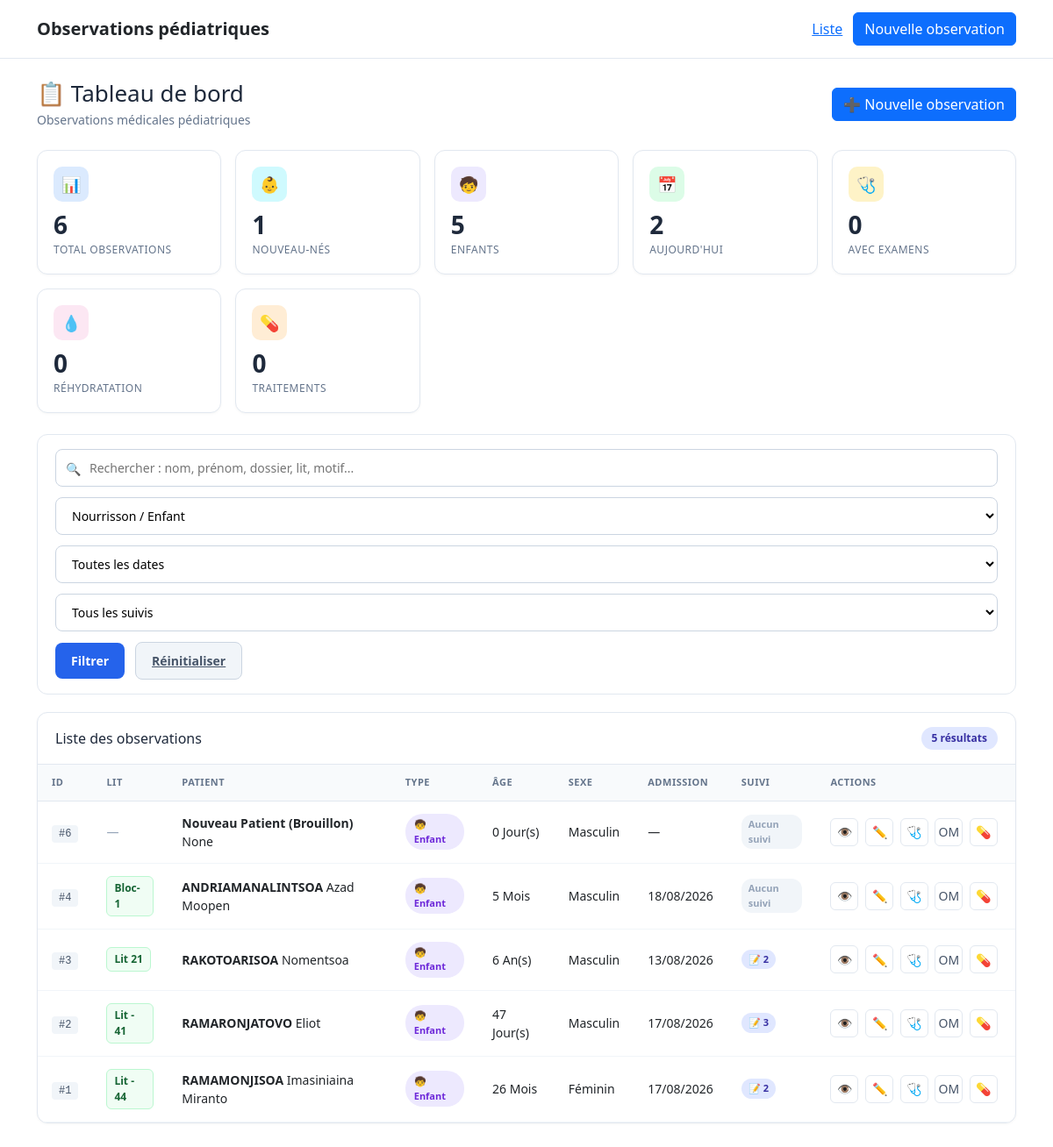
The app's page /?type=ENFANT with its own data.
### patient/models.py (models this page shows, shortened)
class ObservationMedicale(models.Model):
    type_observation = models.CharField(
        max_length=10,
        choices=C.TYPE_OBSERVATION_CHOICES,
        verbose_name="Type d'observation",
    )
    nom = models.CharField(
        max_length=255,
        verbose_name="Nom",
    )
    prenoms = models.CharField(
        max_length=255, blank=True, null=True,
        verbose_name="Prénom(s)",
    )
    sexe = models.CharField(
        max_length=1,
        choices=C.SEXE_CHOICES,
        verbose_name="Sexe",
    )
    age_valeur = models.PositiveIntegerField(
        verbose_name="Âge",
    )
    age_unite = models.CharField(
        max_length=10,
        choices=C.AGE_UNITE_CHOICES,
        verbose_name="Unité d'âge",
    )
    date_naissance = models.DateField(
        null=True,
        blank=True,
        verbose_name="Date de naissance",
    )
    adresse = models.TextField(
        null=True,
        blank=True,
        verbose_name="Adresse",
    )
    telephone = models.CharField(
        max_length=50,
        null=True,
        blank=True,
        verbose_name="Contact",
    )
    lit = models.CharField(
        max_length=30,
        null=True,
        blank=True,
        verbose_name="Lit n°",
    )
    date_admission = models.DateField(
        null=True,
        blank=True,
        verbose_name="Date d'entrée / admission",
    )
    motif_admission = models.TextField(
        null=True,
        blank=True,
        verbose_name="Motif d'entrée / admission",
    )
    diagnostic_retenu = models.TextField(
        null=True,
        blank=True,
        verbose_name="Diagnostic retenu",
    )
    created_at = models.DateTimeField(auto_now_add=True)
    updated_at = models.DateTimeField(auto_now=True)
    class Meta:
        verbose_name = "Observation médicale"
        verbose_name_plural = "Observations médicales"
        ordering = ["-created_at"]
    @property
    def age_display(self):
        return f"{self.age_valeur} {self.get_age_unite_display()}"

### patient/views.py (the view, shortened to what this page needs)
@require_GET
def observation_list(request):
    today = timezone.now().date()
    q = request.GET.get("q", "").strip()
    observation_type = request.GET.get("type", "").strip()
    filtre_date = request.GET.get("date_filter", "").strip()
    statut_suivi = request.GET.get("suivi", "").strip()
    observations = ObservationMedicale.objects.all().order_by("-created_at")
    stats = {
        "total": ObservationMedicale.objects.count(),
        "total_nn": ObservationMedicale.objects.filter(type_observation="NN").count(),
        "total_enfant": ObservationMedicale.objects.filter(type_observation="ENFANT").count(),
        "total_jour": ObservationMedicale.objects.filter(created_at__date=today).count(),
        "avec_examens": ObservationMedicale.objects.filter(
            examens_physiques__isnull=False
        ).distinct().count(),
        "avec_rehydratation": ObservationMedicale.objects.filter(
            fiches_rehydratation__isnull=False
        ).distinct().count(),
        "avec_traitements": ObservationMedicale.objects.filter(
            traitements_ajustes__isnull=False
        ).distinct().count(),
    }
    if observation_type:
        observations = observations.filter(type_observation=observation_type)
    if filtre_date == "today":
        observations = observations.filter(created_at__date=today)
    elif filtre_date == "week":
        week_ago = today - timezone.timedelta(days=7)
        observations = observations.filter(created_at__date__gte=week_ago)
    elif filtre_date == "month":
        month_ago = today - timezone.timedelta(days=30)
        observations = observations.filter(created_at__date__gte=month_ago)
    if statut_suivi == "avec_examens":
        observations = observations.filter(examens_physiques__isnull=False).distinct()
    elif statut_suivi == "avec_rehydratation":
        observations = observations.filter(fiches_rehydratation__isnull=False).distinct()
    elif statut_suivi == "avec_traitements":
        observations = observations.filter(traitements_ajustes__isnull=False).distinct()
    elif statut_suivi == "sans_suivi":
        observations = observations.filter(
            Q(examens_physiques__isnull=True)
            & Q(fiches_rehydratation__isnull=True)
            & Q(traitements_ajustes__isnull=True)
        ).distinct()
    observations = observations.annotate(
        nb_examens=Count("examens_physiques", distinct=True),
        nb_rehydratation=Count("fiches_rehydratation", distinct=True),
        nb_traitements=Count("traitements_ajustes", distinct=True),
        nb_episodes=Count("episodes_histoire_maladie", distinct=True),
    )
    context = {
        "observations": observations,
        "stats": stats,
        "q": q,
        "observation_type": observation_type,
        "filtre_date": filtre_date,
        "statut_suivi": statut_suivi,
        "type_choices": C.TYPE_OBSERVATION_CHOICES,
    }
    return render(request, "patient/observation_list.html", context)

### patient/templates/patient/observation_list.html (shortened to what this page needs)
{% extends "patient/base.html" %}
{% load static %}
{% block content %}
<div class="dashboard-header">
    <div>
        <h1>📋 Tableau de bord</h1>
        <div class="subtitle">Observations médicales pédiatriques</div>
    </div>
    <a href="{% url 'patient:observation_create' %}" class="btn btn-primary">
        ➕ Nouvelle observation
    </a>
</div>
<div class="kpi-grid">
    <a href="{% url 'patient:observation_list' %}" class="kpi-card kpi-blue">
        <div class="kpi-icon">📊</div>
        <div class="kpi-value">{{ stats.total }}</div>
        <div class="kpi-label">Total observations</div>
    </a>
    <a href="{% url 'patient:observation_list' %}?type=NN" class="kpi-card kpi-cyan">
        <div class="kpi-icon">👶</div>
        <div class="kpi-value">{{ stats.total_nn }}</div>
        <div class="kpi-label">Nouveau-nés</div>
    </a>
    <a href="{% url 'patient:observation_list' %}?type=ENFANT" class="kpi-card kpi-purple">
        <div class="kpi-icon">🧒</div>
        <div class="kpi-value">{{ stats.total_enfant }}</div>
        <div class="kpi-label">Enfants</div>
    </a>
    <a href="{% url 'patient:observation_list' %}?date_filter=today" class="kpi-card kpi-green">
        <div class="kpi-icon">📅</div>
        <div class="kpi-value">{{ stats.total_jour }}</div>
        <div class="kpi-label">Aujourd'hui</div>
    </a>
    <a href="{% url 'patient:observation_list' %}?suivi=avec_examens" class="kpi-card kpi-amber">
        <div class="kpi-icon">🩺</div>
        <div class="kpi-value">{{ stats.avec_examens }}</div>
        <div class="kpi-label">Avec examens</div>
    </a>
    <a href="{% url 'patient:observation_list' %}?suivi=avec_rehydratation" class="kpi-card kpi-rose">
        <div class="kpi-icon">💧</div>
        <div class="kpi-value">{{ stats.avec_rehydratation }}</div>
        <div class="kpi-label">Réhydratation</div>
    </a>
    <a href="{% url 'patient:observation_list' %}?suivi=avec_traitements" class="kpi-card kpi-orange">
        <div class="kpi-icon">💊</div>
        <div class="kpi-value">{{ stats.avec_traitements }}</div>
        <div class="kpi-label">Traitements</div>
    </a>
</div>
<div class="filters-bar">
    <form method="get" style="display:contents;">
        <div class="search-box">
            <span class="search-icon">🔍</span>
            <input
                type="search"
                name="q"
                value="{{ q }}"
                placeholder="Rechercher : nom, prénom, dossier, lit, motif..."
            >
        </div>
        <select name="type">
            {% for value, label in type_choices %}
                <option value="{{ value }}" {% if observation_type == value %}selected{% endif %}>
                    {{ label }}
                </option>
            {% endfor %}
        </select>
        <select name="date_filter">
            <option value="">Toutes les dates</option>
        </select>
        <select name="suivi">
            <option value="">Tous les suivis</option>
        </select>
        <button type="submit" class="filter-btn filter-btn-primary">
            Filtrer
        </button>
        <a href="{% url 'patient:observation_list' %}" class="filter-btn filter-btn-reset">
            Réinitialiser
        </a>
    </form>
</div>
<div class="table-card">
    <div class="table-header">
        <h3>Liste des observations</h3>
        <span class="count-badge">{{ observations|length }} résultat{{ observations|length|pluralize }}</span>
    </div>
    {% if observations %}
        <div style="overflow-x:auto;">
            <table class="obs-table">
                <thead>
                    <tr>
                        <th>ID</th>
                        <th>Lit</th>
                        <th>Patient</th>
                        <th>Type</th>
                        <th>Âge</th>
                        <th>Sexe</th>
                        <th>Admission</th>
                        <th>Suivi</th>
                        <th>Actions</th>
                    </tr>
                </thead>
                <tbody>
                    {% for obs in observations %}
                        <tr>
                            <td>
                                <span class="badge-dossier">#{{ obs.pk }}</span>
                            </td>
                            <td>
                                {% if obs.lit %}
                                    <span class="badge-lit">{{ obs.lit }}</span>
                                {% else %}
                                    <span style="color:#94a3b8;">—</span>
                                {% endif %}
                            </td>
                            <td>
                                <strong>{{ obs.nom }}</strong> {{ obs.prenoms }}
                            </td>
                            <td>
                                {% if obs.type_observation == "NN" %}
                                    <span class="badge-type badge-nn">👶 NN</span>
                                {% else %}
                                    <span class="badge-type badge-enfant">🧒 Enfant</span>
                                {% endif %}
                            </td>
                            <td>{{ obs.age_display }}</td>
                            <td>{{ obs.get_sexe_display }}</td>
                            <td>{{ obs.date_admission|date:"d/m/Y"|default:"—" }}</td>
                            <td>
                                <div class="suivi-badges">
                                    {% if obs.nb_episodes > 0 %}
                                        <span class="suivi-badge suivi-badge-episode">📝 {{ obs.nb_episodes }}</span>
                                    {% endif %}
                                    {% if obs.nb_examens == 0 and obs.nb_rehydratation == 0 and obs.nb_traitements == 0 and obs.nb_episodes == 0 %}
                                        <span class="suivi-badge suivi-badge-none">Aucun suivi</span>
                                    {% endif %}
                                </div>
                            </td>
                            <td class="actions-cell">
                                <a href="{% url 'patient:observation_detail' obs.pk %}"
                                   class="action-btn action-btn-view"
                                   title="Voir le dossier">
                                    👁
                                </a>
                                <a href="{% url 'patient:observation_update' obs.pk %}"
                                   class="action-btn action-btn-edit"
                                   title="Modifier">
                                    ✏️
                                </a>
                                <a href="{% url 'patient:examen_physique_list' obs.pk %}"
                                   class="action-btn action-btn-exam"
                                   title="Examens physiques">
                                    🩺
                                </a>
                                <a href="{% url 'patient:atcd_familial' obs.pk %}"
                                   class="action-btn action-btn-rehyd"
                                   title="Complétée l'OM">
                                    OM
                                </a>
                                <a href="{% url 'patient:traitement_ajustement_list' obs.pk %}"
                                   class="action-btn action-btn-trait"
                                   title="Traitements">
                                    💊
                                </a>
                            </td>
                        </tr>
                    {% endfor %}
                </tbody>
            </table>
        </div>
    {% else %}
        <div class="empty-state">
            <div class="empty-icon">📭</div>
            <h3>Aucune observation trouvée</h3>
            <p>Modifiez vos filtres ou créez une nouvelle observation.</p>
        </div>
    {% endif %}
</div>
{% endblock %}

### patient/templates/patient/base.html (style rules this page uses)
:root { --primary: #2563eb; --primary-dark: #1d4ed8; --secondary: #64748b; --danger: #dc2626; --success: #16a34a; --warning: #d97706; --info: #0891b2; --bg: #f8fafc; --card: #ffffff; --border: #e2e8f0; --text: #0f172a; --muted: #64748b; }
* { box-sizing: border-box; }
body { margin: 0; font-family: Arial, Helvetica, sans-serif; background: var(--bg); color: var(--text); line-height: 1.45; }
.btn { display: inline-block; padding: 9px 14px; border-radius: 8px; border: 1px solid transparent; text-decoration: none; font-size: 14px; cursor: pointer; }
.btn-primary { background: var(--primary); color: #fff; }
input[type="text"], input[type="number"], input[type="date"], input[type="email"], input[type="tel"], select, textarea { width: 100%; padding: 9px 10px; border: 1px solid #cbd5e1; border-radius: 8px; font-size: 14px; background: #fff; }
table { width: 100%; border-collapse: collapse; }
th, td { padding: 10px 12px; border-bottom: 1px solid var(--border); text-align: left; vertical-align: middle; }
th { background: #f8fafc; }

### records on screen
ObservationMedicale: pk "6", nom "Nouveau Patient (Brouillon)", prenoms "None", type_observation "🧒 Enfant", age_display "0 Jour(s)", sexe "Masculin", date_admission "—", shows "Aucun suivi"
ObservationMedicale: pk "4", lit "Bloc-1", nom "ANDRIAMANALINTSOA", prenoms "Azad Moopen", type_observation "🧒 Enfant", age_display "5 Mois", sexe "Masculin", date_admission "18/08/2026", shows "Aucun suivi"
ObservationMedicale: pk "3", lit "Lit 21", nom "RAKOTOARISOA", prenoms "Nomentsoa", type_observation "🧒 Enfant", age_display "6 An(s)", sexe "Masculin", date_admission "13/08/2026", nb_episodes "2"
ObservationMedicale: pk "2", lit "Lit - 41", nom "RAMARONJATOVO", prenoms "Eliot", type_observation "🧒 Enfant", age_display "47 Jour(s)", sexe "Masculin", date_admission "17/08/2026", nb_episodes "3"
ObservationMedicale: pk "1", lit "Lit - 44", nom "RAMAMONJISOA", prenoms "Imasiniaina Miranto", type_observation "🧒 Enfant", age_display "26 Mois", sexe "Féminin", date_admission "17/08/2026", nb_episodes "2"

### other values on screen
{{ stats.total }} "6"
{{ stats.total_nn }} "1"
{{ stats.total_enfant }} "5"
{{ stats.total_jour }} "2"
{{ stats.avec_examens }} "0"
{{ stats.avec_rehydratation }} "0"
{{ stats.avec_traitements }} "0"
{{ observations|length }} "5"
form field type "Nourrisson / Enfant"
